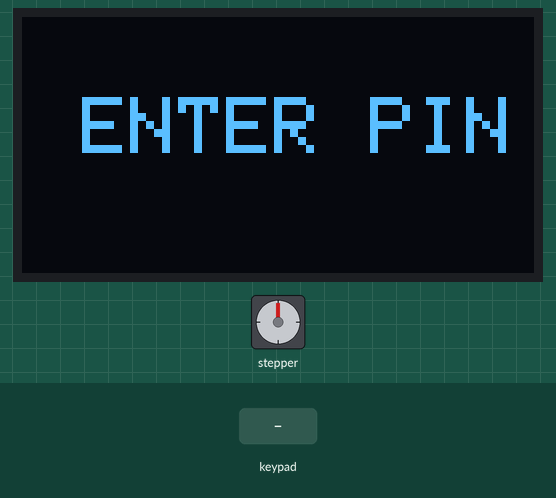
Bench run of a sketch on a simulated Arduino Uno, built with avr-gcc and run on an emulated ATmega328P. Shown: 128×64 one-colour display, stepper motor. Inputs (shaded band) come from the test bench. The OLED is the two-colour kind (top 16 rows yellow); stepper angles assume 500 steps per turn.

Above: at 3.8 s.
3.9 s: keypad keys 1 5 3 8 # pressed 0.4 s apart
At 4.13 s:
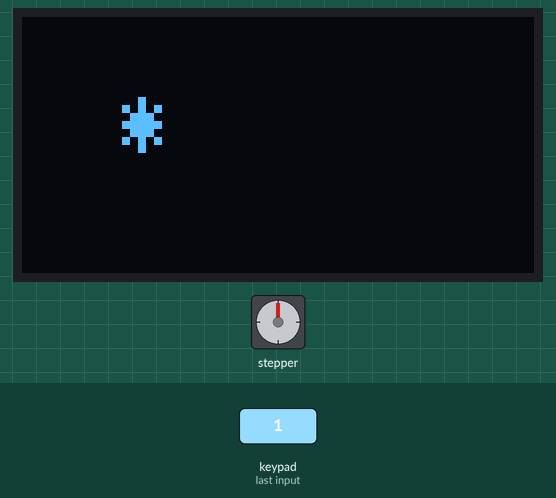
At 7.1 s:
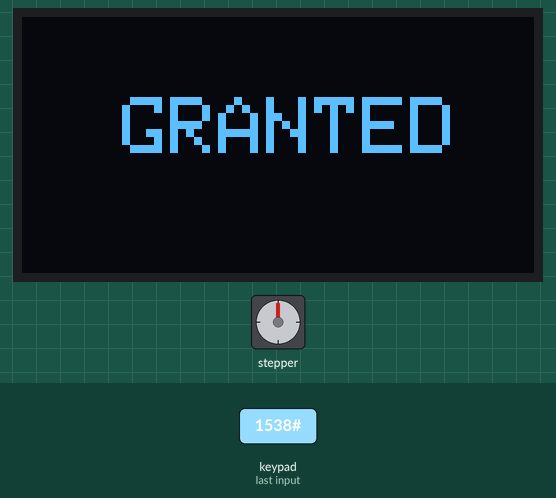
7.4 s: key '1' pressed
At 11.18 s:
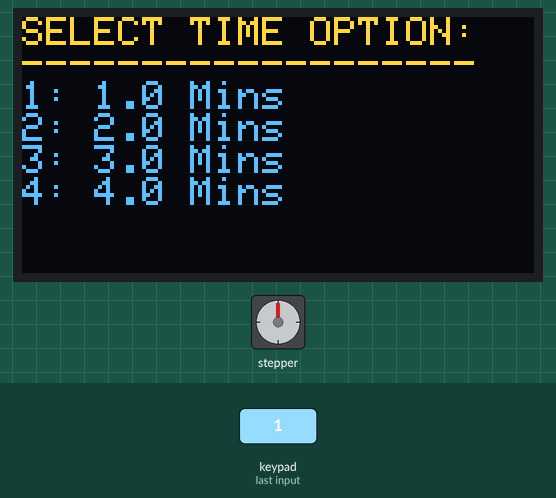
Timing chart, 0 to 24.9 s (numbered marks = the images above; inputs shaded):
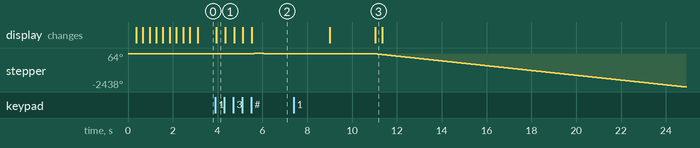

The sketch:

sketch.ino
```cpp
#include <Stepper.h> //stpper library//
#include <Adafruit_SSD1306.h>// OLED display library//
#include <Adafruit_GFX.h>
#include <Keypad.h>//Keypad library//
#include <Wire.h>//communication library//

//Configure OLED//
#define DISP_WIDTH 128
#define DISP_HEIGHT 64
#define DISP_RST -1
#define DISP_ADDRS 0x3C
Adafruit_SSD1306 display(DISP_WIDTH, DISP_HEIGHT, &Wire, DISP_RST);

//Configure Keypads//
const byte ROWS=4;
const byte COLS=4;
char hexakeys[ROWS][COLS]=
{
  {'1', '2', '3', 'A'},
  {'4', '5', '6', 'B'},
  {'7', '8', '9', 'C'},
  {'*', '0', '#', 'D'}
};
byte rowPins[ROWS]={13, 12, 11, 10};
byte colPins[COLS]={5, 4, 3, 2};
Keypad Keys=Keypad(makeKeymap(hexakeys), rowPins, colPins, ROWS, COLS);

//Configure stepper//
const int stepPR=500;
Stepper myStepper(stepPR, 6, 7, 8, 9);

String masterPIN = "1538";
String inputPIN = "";
unsigned long SET_T = 0;       // Holds time duration in milliseconds
unsigned long runStartTime = 0; // Tracks when the milling cycle began

// Strict Workflow States
enum SystemState {
  INIT_WELCOME,
  ASK_PIN,
  ACCESS_GRANTED,
  SELECT_DURATION,
  RUNNING_MOTOR,
  WORK_COMPLETE
};
SystemState currentState = INIT_WELCOME;


void setup()
{
  Serial.begin(9600);
  if(!display.begin(SSD1306_SWITCHCAPVCC, DISP_ADDRS))
  {
    Serial.println(F("display not found"));
    for(;;);
  }
}

void loop()
{
 char key = Keys.getKey();

  switch (currentState) {

    case INIT_WELCOME:
      display.clearDisplay();
      display.setTextSize(1);
      display.setTextColor(SSD1306_WHITE);
      display.setCursor(0, 20);
      display.println(F("WELCOME TO MILL"));
      display.display();

      // Hardware text right scroll animation
      display.startscrollright(0x00, 0x0F);
      delay(3000);
      display.stopscroll();

      // Move directly to step 3
      currentState = ASK_PIN;
      showPinScreen();
      break;

    case ASK_PIN: //Here the system ask user for PIN:
      if (key) {
        if (key == '#' || key == 'D') {
          verifyEnteredPIN();
        } else if (key == '*') {
          inputPIN = "";
          showPinScreen();
        } else if (inputPIN.length() < 4) {
          inputPIN += key;
          renderScreenText(getMaskedString(inputPIN.length()), 25, 2);
        }
      }
      break;

    case ACCESS_GRANTED:
      // Display GRANTED for 3 seconds
      renderScreenText("GRANTED", 25, 2);

      // Spin access indicator mechanism (90 steps out, 90 steps back)
      myStepper.setSpeed(50);
      myStepper.step(90);
      delay(200);
      myStepper.setSpeed(50);
      myStepper.step(-90);
      delay(2800); // Balance remaining time

      // Display MILL IS READY for 2 seconds
      renderScreenText("MILL IS READY", 20, 1);
      delay(2000);

      // Move to step 5
      currentState = SELECT_DURATION;
      showDurationMenu();
      break;

    case SELECT_DURATION:
      if (key) {
        // Map user input keys to exact testing durations (Minutes * Seconds * Milliseconds)
        if (key == '1') { SET_T = 1.0 * 60 * 1000UL; startMillingCycle("1 MIN"); }
        else if (key == '2') { SET_T = 2.0 * 60 * 1000UL; startMillingCycle("2 MIN"); }
        else if (key == '3') { SET_T = 3.0 * 60 * 1000UL; startMillingCycle("3 MIN"); }
        else if (key == '4') { SET_T = 4.0 * 60 * 1000UL; startMillingCycle("4 MIN"); }
      }
      break;

    case RUNNING_MOTOR:
      // Keep moving the motor while the active countdown timer has time left
      if (millis() - runStartTime < SET_T) {
        myStepper.setSpeed(30);
        myStepper.step(-10); // Continuous step increments
      } else {
        // Time is up! Stop the motor and transition
        currentState = WORK_COMPLETE;
      }
      break;

    case WORK_COMPLETE:
      // Final message clean display
      renderScreenText("READY TO\n WORK", 15, 2);
      delay(5000); // Leave it up on screen before returning to main welcome screen

      // Reset variables for next run
      inputPIN = "";
      SET_T = 0;
      currentState = INIT_WELCOME;
      break;
  }
}

// Visual helpers
void showPinScreen() {
  display.clearDisplay();
  display.setTextSize(2);
  display.setTextColor(SSD1306_WHITE);
  display.setCursor(15, 20);
  display.println(F("ENTER PIN"));
  display.display();
}

void showDurationMenu() {
  display.clearDisplay();
  display.setTextSize(1);
  display.setTextColor(SSD1306_WHITE);
  display.setCursor(0, 0);
  display.println(F("SELECT TIME OPTION:"));
  display.println(F("-------------------"));
  display.println(F("1: 1.0 Mins"));
  display.println(F("2: 2.0 Mins"));
  display.println(F("3: 3.0 Mins"));
  display.println(F("4: 4.0 Mins"));
  display.display();
}

void renderScreenText(String message, int cursorX, int textSize) {
  display.clearDisplay();
  display.setTextSize(textSize);
  display.setTextColor(SSD1306_WHITE);
  display.setCursor(cursorX, 20);
  display.println(message);
  display.display();
}

String getMaskedString(int length) {
  String mask = "";
  for(int i=0; i<length; i++) mask += "*";
  return mask;
}

void verifyEnteredPIN() {
  if (inputPIN == masterPIN) {
    currentState = ACCESS_GRANTED;
  } else {
    renderScreenText("DENIED!", 25, 2);
    delay(2000);
    inputPIN = "";
    showPinScreen();
  }
}

void startMillingCycle(String selectedLabel) {
  renderScreenText("RUNNING...\n" + selectedLabel, 10, 2);
  runStartTime = millis(); // Save current execution time checkpoint
  currentState = RUNNING_MOTOR;
}
```

Measured:
- after the input at 3.9 s, stepper: turns 64° clockwise in 0.19 s, then 64° counter-clockwise in 0.22 s; the display: changes at once (image 1)
- after the input at 7.4 s, stepper: keeps turning counter-clockwise at about 177°/s, starting after 3.7 s
